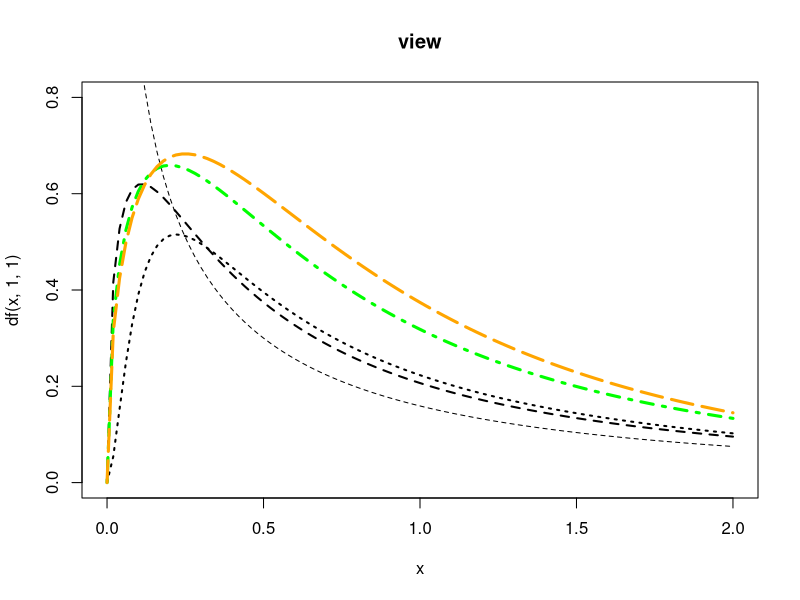

The R source for this figure:
curve(df(x,1,1),xlim = c(0,2),ylim = c(0,0.8),lty = 2)
curve(df(x,3,1),add=T,lwd=2,lty = 2)
curve(df(x,6,1),add=T,lwd=2,lty = 3)
curve(df(x,3,3),add=T,col='green',lwd=3,lty = 4)
curve(df(x,3,6),add=T,col='orange',lwd=3,lty = 5)
title("view")